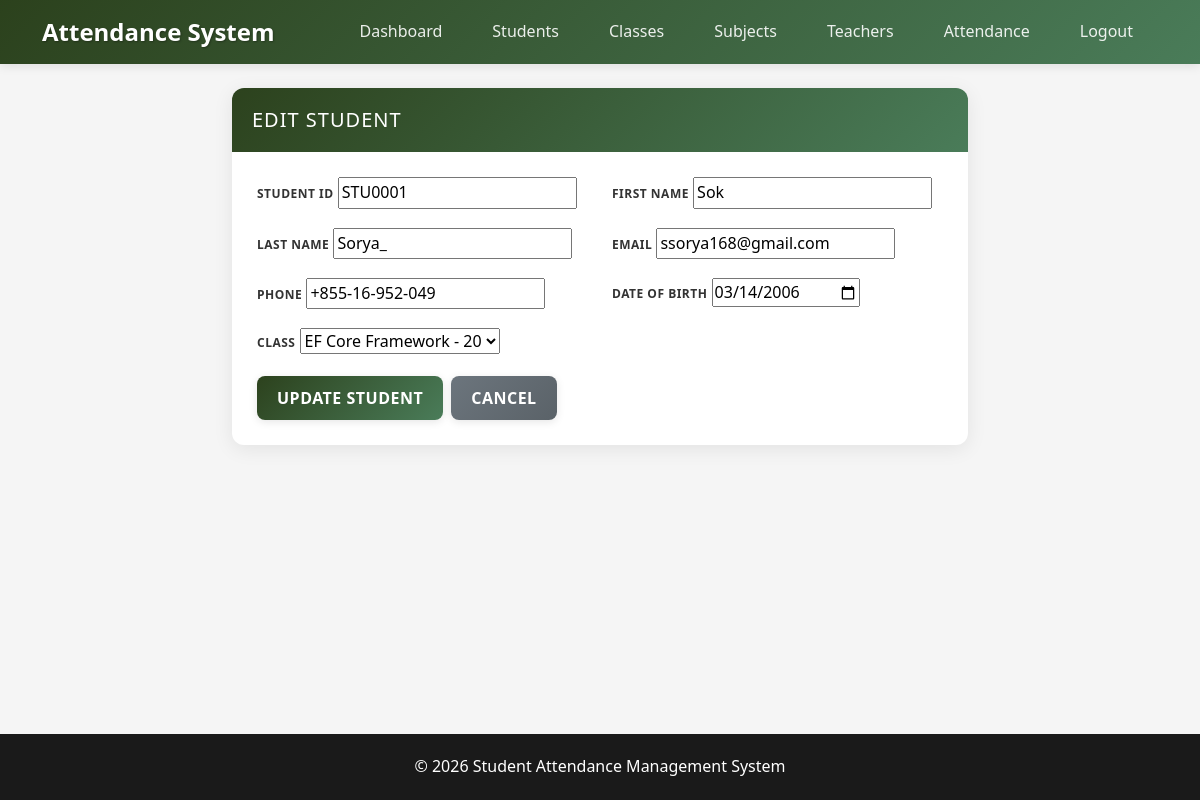
/students/1/edit/ (signed in), run on an earlier commit of the app's database.
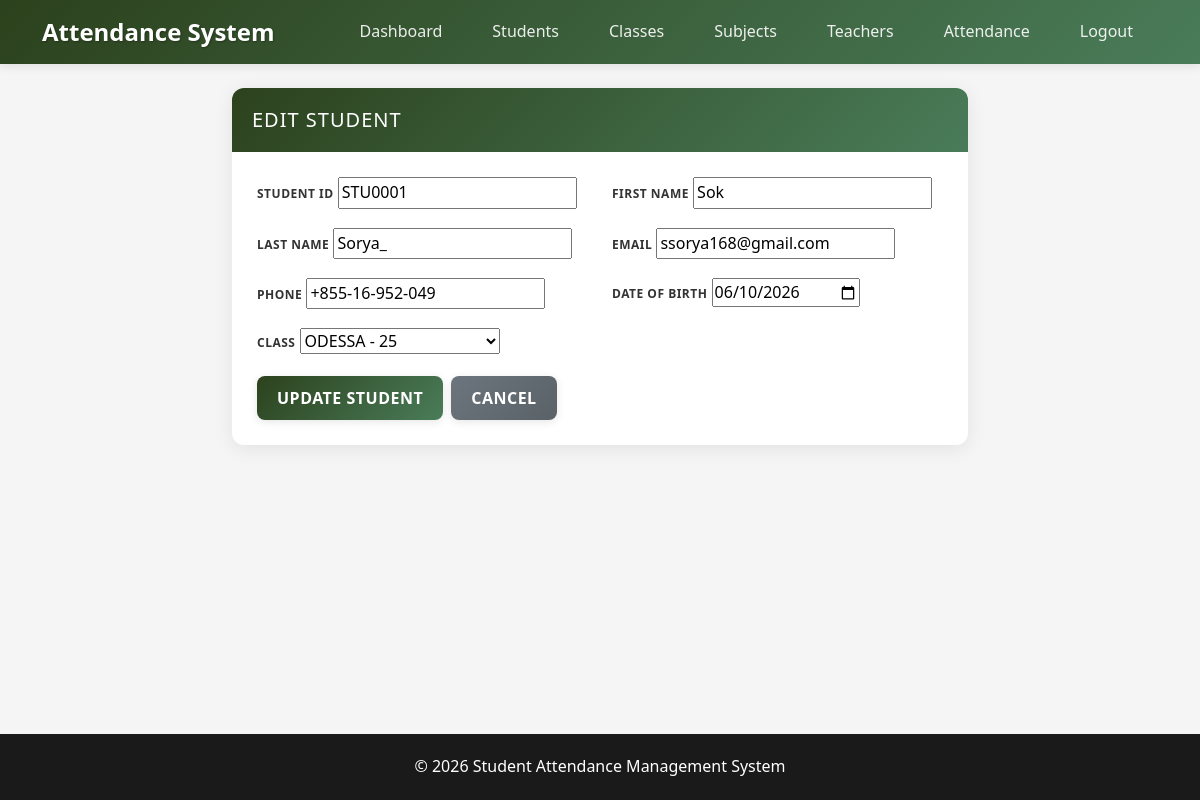
And on a later commit of the database.
### Attendance/models.py (models this page shows, shortened)
class Student(models.Model):
    student_id = models.CharField(max_length=20, unique=True)
    first_name = models.CharField(max_length=50)
    last_name = models.CharField(max_length=50)
    email = models.EmailField(unique=True)
    phone = models.CharField(max_length=20, unique=True)
    date_of_birth = models.DateField()
    class_room = models.ForeignKey(Class, on_delete=models.CASCADE)
    created_at = models.DateTimeField(auto_now_add=True)

### Attendance/views.py (the view)
# urls.py: path('students/<int:pk>/edit/', views.student_edit, name='student_edit'),
@login_required
def student_edit(request, pk):
    student = get_object_or_404(Student, pk=pk)
    if request.method == 'POST':
        form = StudentForm(request.POST)
        if form.is_valid():
            form.save()
            messages.success(request, 'Student updated successfully')
            return redirect('student_detail')
    else:
        form = StudentForm(instance=student)
    return render(request, 'students/edit.html', {'form': form, 'student': student})

### Attendance/forms.py
class StudentForm(forms.ModelForm):
    class Meta:
        model = Student
        fields = ['student_id', 'first_name', 'last_name', 'email', 'phone', 'date_of_birth', 'class_room']
        widgets = {
            'date_of_birth': forms.DateInput(attrs={'type': 'date'}),
        }

### Attendance/models.py (called while the page is built)
    def __str__(self):
        return f"{self.class_name} - {self.capacity}"

### Templates/students/edit.html (shortened to what this page needs)
{% extends 'base.html' %}
{% block content %}
<div class="row">
    <div class="col-md-8 mx-auto align-content-center w-800">
        <div class="card">
            <div class="card-header">
                <h4>Edit Student</h4>
            </div>
            <div class="card-body">
                <form method="post">
                    <div class="row">
                        <div class="col-md-6">
                            <div class="mb-3">
                                <label for="{{ form.student_id.id_for_label }}" class="form-label">Student ID</label>
                                {{ form.student_id }}
                            </div>
                        </div>
                        <div class="col-md-6">
                            <div class="mb-3">
                                <label for="{{ form.first_name.id_for_label }}" class="form-label">First Name</label>
                                {{ form.first_name }}
                            </div>
                        </div>
                    </div>
                    <div class="row">
                        <div class="col-md-6">
                            <div class="mb-3">
                                <label for="{{ form.last_name.id_for_label }}" class="form-label">Last Name</label>
                                {{ form.last_name }}
                            </div>
                        </div>
                        <div class="col-md-6">
                            <div class="mb-3">
                                <label for="{{ form.email.id_for_label }}" class="form-label">Email</label>
                                {{ form.email }}
                            </div>
                        </div>
                    </div>
                    <div class="row">
                        <div class="col-md-6">
                            <div class="mb-3">
                                <label for="{{ form.phone.id_for_label }}" class="form-label">Phone</label>
                                {{ form.phone }}
                            </div>
                        </div>
                        <div class="col-md-6">
                            <div class="mb-3">
                                <label for="{{ form.date_of_birth.id_for_label }}" class="form-label">Date of
                                    Birth</label>
                                {{ form.date_of_birth }}
                            </div>
                        </div>
                    </div>
                    <div class="row">
                        <div class="col-md-6">
                            <div class="mb-3">
                                <label for="{{ form.class_room.id_for_label }}" class="form-label">Class</label>
                                {{ form.class_room }}
                            </div>
                        </div>
                    </div>
                    <div class="d-flex gap-2">
                        <button type="submit" class="btn btn-primary">Update Student</button>
                        <a href="{% url 'student_list'%}" class="btn btn-secondary">Cancel</a>
                    </div>
                </form>
            </div>
        </div>
    </div>
</div>
{% endblock %}

What changed in the data, as far as the page shows it:
changed Student "STU0001": date_of_birth "03/14/2006" → "06/10/2026"; class_room "EF Core Framework - 20" → "ODESSA - 25"
